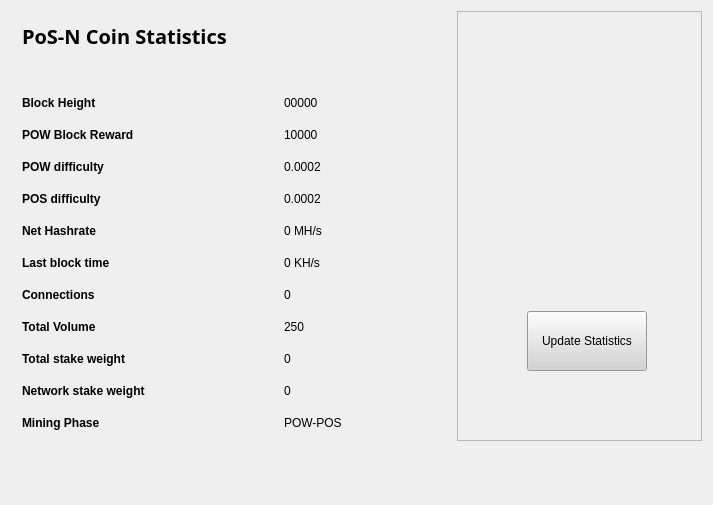
<?xml version="1.0" encoding="UTF-8"?>
<ui version="4.0">
 <class>StatisticsPage</class>
 <widget class="QWidget" name="StatisticsPage">
  <property name="windowModality">
   <enum>Qt::NonModal</enum>
  </property>
  <property name="geometry">
   <rect>
    <x>0</x>
    <y>0</y>
    <width>713</width>
    <height>505</height>
   </rect>
  </property>
  <property name="windowTitle">
   <string>Digging</string>
  </property>
  <property name="styleSheet">
   <string notr="true">color:#000000;
font-family:'Open Sans,sans-serif';</string>
  </property>
  <layout class="QGridLayout" name="gridLayout">
   <property name="sizeConstraint">
    <enum>QLayout::SetMaximumSize</enum>
   </property>
   <item row="0" column="1">
    <widget class="QFrame" name="frame">
     <property name="minimumSize">
      <size>
       <width>213</width>
       <height>0</height>
      </size>
     </property>
     <property name="frameShape">
      <enum>QFrame::StyledPanel</enum>
     </property>
     <property name="frameShadow">
      <enum>QFrame::Raised</enum>
     </property>
     <widget class="QPushButton" name="startButton">
      <property name="geometry">
       <rect>
        <x>70</x>
        <y>300</y>
        <width>120</width>
        <height>60</height>
       </rect>
      </property>
      <property name="sizePolicy">
       <sizepolicy hsizetype="Fixed" vsizetype="Fixed">
        <horstretch>0</horstretch>
        <verstretch>0</verstretch>
       </sizepolicy>
      </property>
      <property name="minimumSize">
       <size>
        <width>120</width>
        <height>60</height>
       </size>
      </property>
      <property name="styleSheet">
       <string notr="true">background:lightgrey;</string>
      </property>
      <property name="text">
       <string>Update Statistics</string>
      </property>
     </widget>
     <widget class="QLabel" name="label">
      <property name="geometry">
       <rect>
        <x>0</x>
        <y>30</y>
        <width>251</width>
        <height>251</height>
       </rect>
      </property>
      <property name="text">
       <string>&lt;!DOCTYPE HTML PUBLIC &quot;-//W3C//DTD HTML 4.0//EN&quot; &quot;http://www.w3.org/TR/REC-html40/strict.dtd&quot;&gt;
&lt;html&gt;&lt;head&gt;&lt;meta name=&quot;qrichtext&quot; content=&quot;1&quot; /&gt;&lt;style type=&quot;text/css&quot;&gt;
p, li { white-space: pre-wrap; }
&lt;/style&gt;&lt;/head&gt;&lt;body style=&quot; font-family:'Open Sans,sans-serif'; font-size:8pt; font-weight:400; font-style:normal;&quot;&gt;
&lt;p align=&quot;center&quot; style=&quot; margin-top:0px; margin-bottom:0px; margin-left:0px; margin-right:0px; -qt-block-indent:0; text-indent:0px;&quot;&gt;&lt;img src=&quot;:/images/Wallet_Logo&quot; /&gt;&lt;/p&gt;&lt;/body&gt;&lt;/html&gt;</string>
      </property>
     </widget>
    </widget>
   </item>
   <item row="0" column="0">
    <widget class="QFrame" name="gridFrame_2">
     <property name="maximumSize">
      <size>
       <width>440</width>
       <height>16777215</height>
      </size>
     </property>
     <layout class="QGridLayout" name="gridLayout_4">
      <item row="3" column="0">
       <layout class="QFormLayout" name="formLayout_2">
        <property name="fieldGrowthPolicy">
         <enum>QFormLayout::FieldsStayAtSizeHint</enum>
        </property>
        <property name="horizontalSpacing">
         <number>139</number>
        </property>
        <property name="verticalSpacing">
         <number>18</number>
        </property>
        <property name="rightMargin">
         <number>0</number>
        </property>
        <item row="1" column="0">
         <widget class="QLabel" name="label_14">
          <property name="text">
           <string>&lt;html&gt;&lt;head/&gt;&lt;body&gt;&lt;p&gt;&lt;span style=&quot; font-weight:600;&quot;&gt;Block Height&lt;/span&gt;&lt;/p&gt;&lt;/body&gt;&lt;/html&gt;</string>
          </property>
         </widget>
        </item>
        <item row="1" column="1">
         <widget class="QLabel" name="heightBox">
          <property name="text">
           <string>00000</string>
          </property>
         </widget>
        </item>
        <item row="2" column="0">
         <widget class="QLabel" name="label_12">
          <property name="text">
           <string>&lt;html&gt;&lt;head/&gt;&lt;body&gt;&lt;p&gt;&lt;span style=&quot; font-weight:600;&quot;&gt;POW Block Reward&lt;/span&gt;&lt;/p&gt;&lt;/body&gt;&lt;/html&gt;</string>
          </property>
         </widget>
        </item>
        <item row="2" column="1">
         <widget class="QLabel" name="rewardBox">
          <property name="text">
           <string>10000</string>
          </property>
         </widget>
        </item>
        <item row="3" column="0">
         <widget class="QLabel" name="label_13">
          <property name="text">
           <string>&lt;html&gt;&lt;head/&gt;&lt;body&gt;&lt;p&gt;&lt;span style=&quot; font-weight:600;&quot;&gt;POW difficulty&lt;/span&gt;&lt;/p&gt;&lt;/body&gt;&lt;/html&gt;</string>
          </property>
         </widget>
        </item>
        <item row="3" column="1">
         <widget class="QLabel" name="diffBox">
          <property name="text">
           <string>0.0002</string>
          </property>
         </widget>
        </item>
        <item row="4" column="0">
         <widget class="QLabel" name="label_9">
          <property name="text">
           <string>&lt;html&gt;&lt;head/&gt;&lt;body&gt;&lt;p&gt;&lt;span style=&quot; font-weight:600;&quot;&gt;POS difficulty&lt;/span&gt;&lt;/p&gt;&lt;/body&gt;&lt;/html&gt;</string>
          </property>
         </widget>
        </item>
        <item row="4" column="1">
         <widget class="QLabel" name="diffBox2">
          <property name="text">
           <string>0.0002</string>
          </property>
         </widget>
        </item>
        <item row="5" column="1">
         <widget class="QLabel" name="pawrateBox">
          <property name="text">
           <string>0 MH/s</string>
          </property>
         </widget>
        </item>
        <item row="6" column="0">
         <widget class="QLabel" name="label3_2">
          <property name="sizePolicy">
           <sizepolicy hsizetype="Preferred" vsizetype="Maximum">
            <horstretch>0</horstretch>
            <verstretch>0</verstretch>
           </sizepolicy>
          </property>
          <property name="text">
           <string>&lt;html&gt;&lt;head/&gt;&lt;body&gt;&lt;p&gt;&lt;span style=&quot; font-weight:600;&quot;&gt;Last block time&lt;/span&gt;&lt;/p&gt;&lt;/body&gt;&lt;/html&gt;</string>
          </property>
         </widget>
        </item>
        <item row="6" column="1">
         <widget class="QLabel" name="localBox">
          <property name="text">
           <string>0 KH/s</string>
          </property>
         </widget>
        </item>
        <item row="7" column="0">
         <widget class="QLabel" name="label1_2">
          <property name="text">
           <string>&lt;html&gt;&lt;head/&gt;&lt;body&gt;&lt;p&gt;&lt;span style=&quot; font-weight:600;&quot;&gt;Connections&lt;/span&gt;&lt;/p&gt;&lt;/body&gt;&lt;/html&gt;</string>
          </property>
         </widget>
        </item>
        <item row="7" column="1">
         <widget class="QLabel" name="connectionBox">
          <property name="text">
           <string>0</string>
          </property>
         </widget>
        </item>
        <item row="8" column="0">
         <widget class="QLabel" name="label_8">
          <property name="text">
           <string>&lt;html&gt;&lt;head/&gt;&lt;body&gt;&lt;p&gt;&lt;span style=&quot; font-weight:600;&quot;&gt;Total Volume&lt;/span&gt;&lt;/p&gt;&lt;/body&gt;&lt;/html&gt;</string>
          </property>
         </widget>
        </item>
        <item row="8" column="1">
         <widget class="QLabel" name="volumeBox">
          <property name="text">
           <string>250</string>
          </property>
         </widget>
        </item>
        <item row="9" column="0">
         <widget class="QLabel" name="label_10">
          <property name="text">
           <string>&lt;html&gt;&lt;head/&gt;&lt;body&gt;&lt;p&gt;&lt;span style=&quot; font-weight:600;&quot;&gt;Total stake weight&lt;/span&gt;&lt;/p&gt;&lt;/body&gt;&lt;/html&gt;</string>
          </property>
         </widget>
        </item>
        <item row="9" column="1">
         <widget class="QLabel" name="minBox">
          <property name="text">
           <string>0</string>
          </property>
         </widget>
        </item>
        <item row="10" column="0">
         <widget class="QLabel" name="label_11">
          <property name="text">
           <string>&lt;html&gt;&lt;head/&gt;&lt;body&gt;&lt;p&gt;&lt;span style=&quot; font-weight:600;&quot;&gt;Network stake weight&lt;/span&gt;&lt;/p&gt;&lt;/body&gt;&lt;/html&gt;</string>
          </property>
         </widget>
        </item>
        <item row="10" column="1">
         <widget class="QLabel" name="maxBox">
          <property name="text">
           <string>0</string>
          </property>
         </widget>
        </item>
        <item row="11" column="0">
         <widget class="QLabel" name="label_15">
          <property name="text">
           <string>&lt;html&gt;&lt;head/&gt;&lt;body&gt;&lt;p&gt;&lt;span style=&quot; font-weight:600;&quot;&gt;Mining Phase&lt;/span&gt;&lt;/p&gt;&lt;/body&gt;&lt;/html&gt;</string>
          </property>
         </widget>
        </item>
        <item row="11" column="1">
         <widget class="QLabel" name="cBox">
          <property name="text">
           <string>POW-POS</string>
          </property>
         </widget>
        </item>
        <item row="5" column="0">
         <widget class="QLabel" name="label_16">
          <property name="text">
           <string>&lt;html&gt;&lt;head/&gt;&lt;body&gt;&lt;p&gt;&lt;span style=&quot; font-weight:600;&quot;&gt;Net Hashrate&lt;/span&gt;&lt;/p&gt;&lt;/body&gt;&lt;/html&gt;</string>
          </property>
         </widget>
        </item>
       </layout>
      </item>
      <item row="1" column="0">
       <layout class="QHBoxLayout" name="horizontalLayout_4">
        <property name="spacing">
         <number>7</number>
        </property>
        <item>
         <widget class="QLabel" name="label_5">
          <property name="font">
           <font>
            <family>Open Sans,sans-serif</family>
           </font>
          </property>
          <property name="text">
           <string>&lt;html&gt;&lt;head/&gt;&lt;body&gt;&lt;p&gt;&lt;span style=&quot; font-size:20px; font-weight:600; color:#000000;&quot;&gt;PoS-N Coin Statistics&lt;/span&gt;&lt;/p&gt;&lt;/body&gt;&lt;/html&gt;</string>
          </property>
         </widget>
        </item>
        <item>
         <spacer name="horizontalSpacer_2">
          <property name="orientation">
           <enum>Qt::Horizontal</enum>
          </property>
          <property name="sizeHint" stdset="0">
           <size>
            <width>40</width>
            <height>20</height>
           </size>
          </property>
         </spacer>
        </item>
       </layout>
      </item>
      <item row="2" column="0">
       <spacer name="verticalSpacer_2">
        <property name="orientation">
         <enum>Qt::Vertical</enum>
        </property>
        <property name="sizeHint" stdset="0">
         <size>
          <width>20</width>
          <height>40</height>
         </size>
        </property>
       </spacer>
      </item>
     </layout>
    </widget>
   </item>
   <item row="1" column="0">
    <spacer name="verticalSpacer">
     <property name="orientation">
      <enum>Qt::Vertical</enum>
     </property>
     <property name="sizeHint" stdset="0">
      <size>
       <width>20</width>
       <height>40</height>
      </size>
     </property>
    </spacer>
   </item>
  </layout>
 </widget>
 <layoutdefault spacing="6" margin="11"/>
 <resources/>
 <connections/>
</ui>
